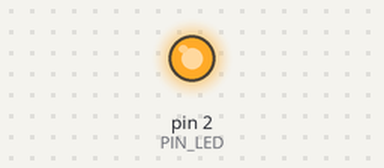
Recording of a sketch running on a simulated Arduino Uno, built with avr-gcc and run on an emulated ATmega328P. Parts: output pins drawn as LEDs (lit = HIGH).

Above: at 0.1 s.
At 5.9 s:
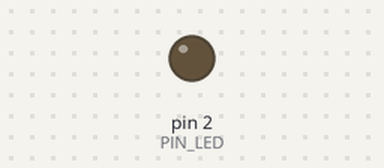
Timing chart, 0 to 7.4 s (numbered marks = the images above):
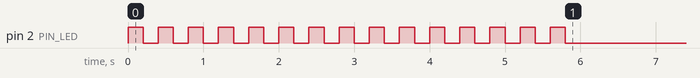

The sketch:

Lab3_oppg1.ino
```cpp
const int PIN_LED = 2;
const int blink_delay = 200;

void setup() {
  pinMode(PIN_LED, OUTPUT);

  for (int i = 0; i < 15; i++) {
    digitalWrite(PIN_LED, HIGH);
    delay(blink_delay);
    digitalWrite(PIN_LED, LOW);
    delay(blink_delay);
  }

  digitalWrite(PIN_LED, LOW);
}

void loop() {}
```
